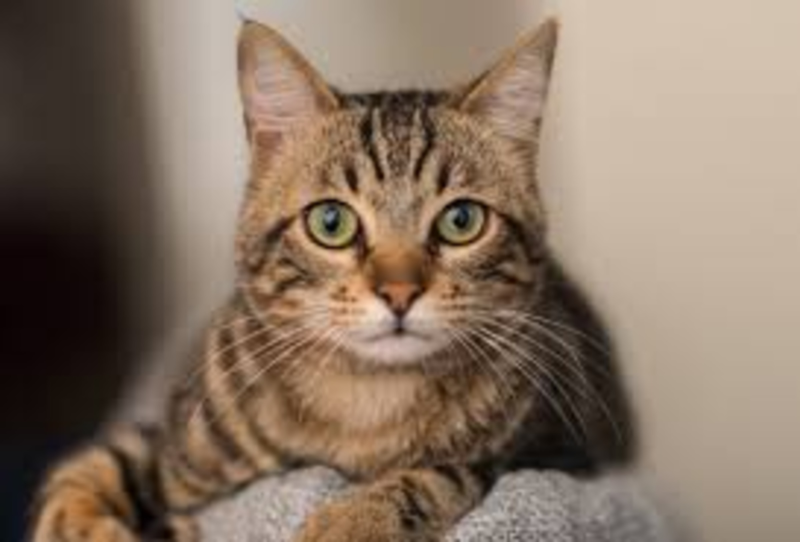
#> input picture computer_vision/opencv/photos/cat_large.jpg, 2400 x 1626 px, found by its file name (shown at 1/3 size)
$ python rescale.py
#> lines starting #> are read from the running program, lines starting #| are printed output that depends on the picture; pictures that were not available may be replaced by others from this repository, and a replacement may not be noted
import cv2 as cv

# works on images, videos and live video
def rescaleFrame(frame, scale=0.75):
  width = int(frame.shape[1] * scale)
  height = int(frame.shape[0] * scale)
  dimensions = (width, height)

  return cv.resize(frame, dimensions, interpolation=cv.INTER_AREA)

# works only for live video (external camera, wesbcam)
def changeRes(width, height):
  capture.set(3, width)
  capture.set(3, height)

# resized image
img = cv.imread('photos/cat_large.jpg')
#> img is the input picture: shape (1626, 2400, 3); mean B, G, R 99.7, 116.1, 135.1
resized_image = rescaleFrame(img, scale=0.25)
#> in rescaleFrame, `return cv.resize(frame, dimensions, interpolation=cv.INTER_AREA)`:
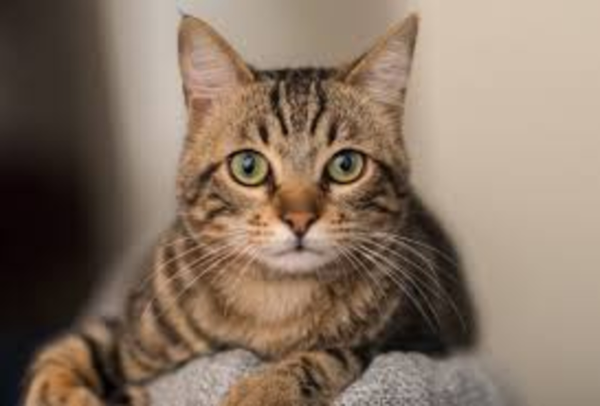
#> returned value: shape (406, 600, 3); mean of channels 0, 1, 2 99.7, 116.1, 135.1; drawn as B, G, R
cv.imshow('Image', img)
cv.imshow("Resized image", resized_image)

# reading videos
capture = cv.VideoCapture('videos/dog.mp4')

while True:
  isTrue, frame = capture.read()
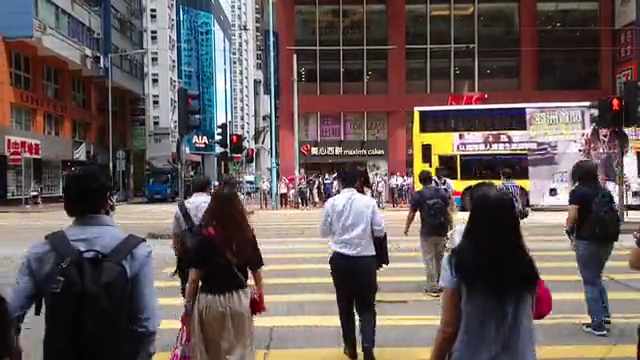
#> input picture frame 63 of computer_vision/opencv/Deep-Learning-with-OpenCV-DNN-Module/input/video_1.mp4, 640 x 360 px, given in place of dog.mp4, which was not available
#> frame is the input picture: shape (360, 640, 3); mean B, G, R 88, 89.7, 102
  frame_resized = rescaleFrame(frame, scale=  0.25)
#> call 2 of rescaleFrame, with scale = 0.25
#> in rescaleFrame (call 2), `return cv.resize(frame, dimensions, interpolation=cv.INTER_AREA)`:
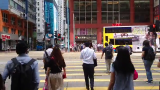
#> returned value: shape (90, 160, 3); mean of channels 0, 1, 2 88, 89.7, 102; drawn as B, G, R
  cv.imshow('Video', frame)
  cv.imshow('Video resized', frame_resized)

  if cv.waitKey(20) & 0xFF==ord('d'):
#> (key Esc is pressed here)
    break

capture.release()
cv.destroyAllWindows()
cv.waitKey(0)
